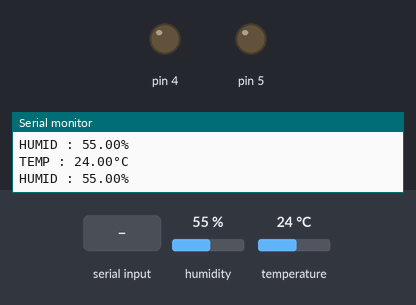
The sketch below on a simulated Arduino Uno, built with avr-gcc and run on an emulated ATmega328P. Shown: output pins drawn as LEDs (lit = HIGH), the last lines printed to the serial monitor. The test bench sets the inputs (shaded band); at power-on: humidity 55 %, temperature 24 °C.

Above: at 13.8 s.
13.9 s: "A" received over the second serial link
24.5 s: "B" received over the second serial link
At 34.5 s:
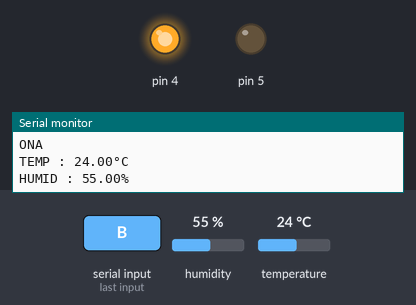
35.5 s: "E" received over the second serial link
At 59.0 s:
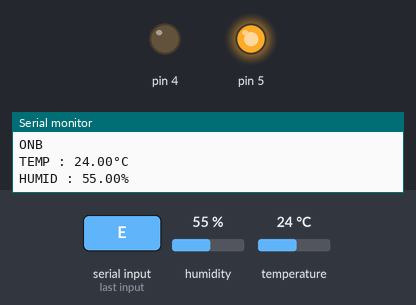
Timing chart, 0 to 60.5 s (numbered marks = the images above; inputs shaded):
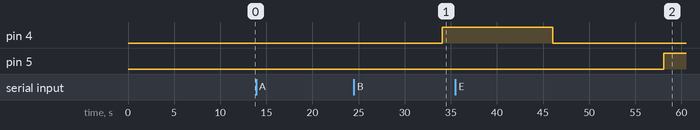

The sketch:

serial.print.ino
```cpp
#include "DHT.h"
DHT dht;
float humidity   ;// ดึงค่าความชื้น
float temperature; // ดึงค่าอุณหภูมิ
#include <SoftwareSerial.h>
SoftwareSerial blue(9,10); // RX | TX
bool state1=0,state2=0;
void setup()
{
  Serial.begin(9600);
  blue.begin(9600);
  dht.setup(3); // data pin d4
  pinMode(4,OUTPUT);
  pinMode(5,OUTPUT);
}
void loop() {
  if (blue.available() > 0) {
    String a=blue.readString();
    Serial.println(a);
    if(a=="A"){
      Serial.println("A");
      Serial.println("ONA");
      state1=1;
    }
    if(a=="B"){
      Serial.println("B");
      Serial.println("OFFA");
      state1=0;
    }
    if(a=="E"){
      Serial.println("E");
      Serial.println("ONB");
      state2=1;
    }
    if(a=="F"){
      Serial.println("F");
      Serial.println("OFFB");
      state2=0;
    }
  }
  delay(dht.getMinimumSamplingPeriod());
  humidity = dht.getHumidity(); // ดึงค่าความชื้น
  temperature = dht.getTemperature(); // ดึงค่าอุณหภูมิ
  Serial.print("TEMP : ");
  Serial.print(temperature);
  Serial.println("°C");
  Serial.print("HUMID : ");
  Serial.print(humidity);
  Serial.println("%");

  if (humidity == humidity && temperature == temperature)
  {
  blue.print(temperature);
  blue.print("&");
  blue.print(humidity);
  blue.print("&");
  delay(9000);
  }
  digitalWrite(4,state1);
  digitalWrite(5,state2);
}
```

Measured:
- after the input at 35.5 s, pin 5: LOW → HIGH after 22.6 s
